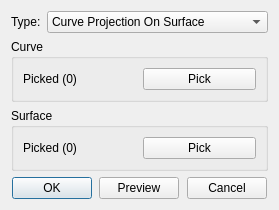
<?xml version="1.0" encoding="UTF-8"?>
<ui version="4.0">
 <class>CurveCurveProjSurfaceInfoDialog</class>
 <widget class="QDialog" name="CurveCurveProjSurfaceInfoDialog">
  <property name="geometry">
   <rect>
    <x>0</x>
    <y>0</y>
    <width>279</width>
    <height>195</height>
   </rect>
  </property>
  <property name="windowTitle">
   <string>Curve Projection On Surface</string>
  </property>
  <layout class="QGridLayout" name="gridLayout_4">
   <item row="2" column="0">
    <widget class="QWidget" name="widget" native="true">
     <property name="sizePolicy">
      <sizepolicy hsizetype="Preferred" vsizetype="Fixed">
       <horstretch>0</horstretch>
       <verstretch>0</verstretch>
      </sizepolicy>
     </property>
     <layout class="QGridLayout" name="gridLayout_3">
      <property name="leftMargin">
       <number>0</number>
      </property>
      <property name="topMargin">
       <number>0</number>
      </property>
      <property name="rightMargin">
       <number>0</number>
      </property>
      <property name="bottomMargin">
       <number>0</number>
      </property>
      <item row="0" column="4">
       <spacer name="horizontalSpacer_3">
        <property name="orientation">
         <enum>Qt::Horizontal</enum>
        </property>
        <property name="sizeHint" stdset="0">
         <size>
          <width>40</width>
          <height>20</height>
         </size>
        </property>
       </spacer>
      </item>
      <item row="0" column="1">
       <widget class="QPushButton" name="pb_ok">
        <property name="text">
         <string>OK</string>
        </property>
       </widget>
      </item>
      <item row="0" column="3">
       <widget class="QPushButton" name="pb_preview">
        <property name="text">
         <string>Preview</string>
        </property>
       </widget>
      </item>
      <item row="0" column="5">
       <widget class="QPushButton" name="pb_cancel">
        <property name="text">
         <string>Cancel</string>
        </property>
       </widget>
      </item>
      <item row="0" column="2">
       <spacer name="horizontalSpacer_2">
        <property name="orientation">
         <enum>Qt::Horizontal</enum>
        </property>
        <property name="sizeHint" stdset="0">
         <size>
          <width>40</width>
          <height>20</height>
         </size>
        </property>
       </spacer>
      </item>
      <item row="0" column="0">
       <spacer name="horizontalSpacer">
        <property name="orientation">
         <enum>Qt::Horizontal</enum>
        </property>
        <property name="sizeHint" stdset="0">
         <size>
          <width>40</width>
          <height>20</height>
         </size>
        </property>
       </spacer>
      </item>
      <item row="0" column="6">
       <spacer name="horizontalSpacer_4">
        <property name="orientation">
         <enum>Qt::Horizontal</enum>
        </property>
        <property name="sizeHint" stdset="0">
         <size>
          <width>40</width>
          <height>20</height>
         </size>
        </property>
       </spacer>
      </item>
     </layout>
    </widget>
   </item>
   <item row="1" column="0">
    <widget class="QStackedWidget" name="stackedWidget">
     <property name="currentIndex">
      <number>0</number>
     </property>
     <widget class="QWidget" name="page_curveprojsurface">
      <layout class="QGridLayout" name="gridLayout_32">
       <property name="leftMargin">
        <number>0</number>
       </property>
       <property name="topMargin">
        <number>0</number>
       </property>
       <property name="rightMargin">
        <number>0</number>
       </property>
       <property name="bottomMargin">
        <number>0</number>
       </property>
       <item row="1" column="0">
        <widget class="QGroupBox" name="groupBox_19">
         <property name="title">
          <string>Surface</string>
         </property>
         <layout class="QGridLayout" name="gridLayout_28">
          <item row="0" column="0">
           <widget class="QLabel" name="lb_curveprojsurface_surfacepicked">
            <property name="text">
             <string>Picked (0)</string>
            </property>
           </widget>
          </item>
          <item row="0" column="1">
           <widget class="QPushButton" name="pb_curveprojsurface_surfacepick">
            <property name="text">
             <string>Pick</string>
            </property>
           </widget>
          </item>
         </layout>
        </widget>
       </item>
       <item row="0" column="0">
        <widget class="QGroupBox" name="groupBox_18">
         <property name="title">
          <string>Curve</string>
         </property>
         <layout class="QGridLayout" name="gridLayout_27">
          <item row="0" column="0">
           <widget class="QLabel" name="lb_curveprojsurface_curvepicked">
            <property name="text">
             <string>Picked (0)</string>
            </property>
           </widget>
          </item>
          <item row="0" column="1">
           <widget class="QPushButton" name="pb_curveprojsurface_curvepick">
            <property name="text">
             <string>Pick</string>
            </property>
           </widget>
          </item>
         </layout>
        </widget>
       </item>
       <item row="2" column="0">
        <spacer name="verticalSpacer_8">
         <property name="orientation">
          <enum>Qt::Vertical</enum>
         </property>
         <property name="sizeHint" stdset="0">
          <size>
           <width>20</width>
           <height>40</height>
          </size>
         </property>
        </spacer>
       </item>
      </layout>
     </widget>
    </widget>
   </item>
   <item row="0" column="0">
    <widget class="QWidget" name="widget_2" native="true">
     <property name="sizePolicy">
      <sizepolicy hsizetype="Preferred" vsizetype="Fixed">
       <horstretch>0</horstretch>
       <verstretch>0</verstretch>
      </sizepolicy>
     </property>
     <layout class="QGridLayout" name="gridLayout_2">
      <property name="leftMargin">
       <number>0</number>
      </property>
      <property name="topMargin">
       <number>0</number>
      </property>
      <property name="rightMargin">
       <number>0</number>
      </property>
      <property name="bottomMargin">
       <number>0</number>
      </property>
      <item row="0" column="0">
       <widget class="QLabel" name="label">
        <property name="sizePolicy">
         <sizepolicy hsizetype="Fixed" vsizetype="Preferred">
          <horstretch>0</horstretch>
          <verstretch>0</verstretch>
         </sizepolicy>
        </property>
        <property name="text">
         <string>Type:</string>
        </property>
       </widget>
      </item>
      <item row="0" column="1">
       <widget class="QComboBox" name="comb_type">
        <item>
         <property name="text">
          <string>Curve Projection On Surface</string>
         </property>
        </item>
       </widget>
      </item>
     </layout>
    </widget>
   </item>
  </layout>
  <zorder>stackedWidget</zorder>
  <zorder>widget</zorder>
  <zorder>widget_2</zorder>
 </widget>
 <resources/>
 <connections/>
</ui>
